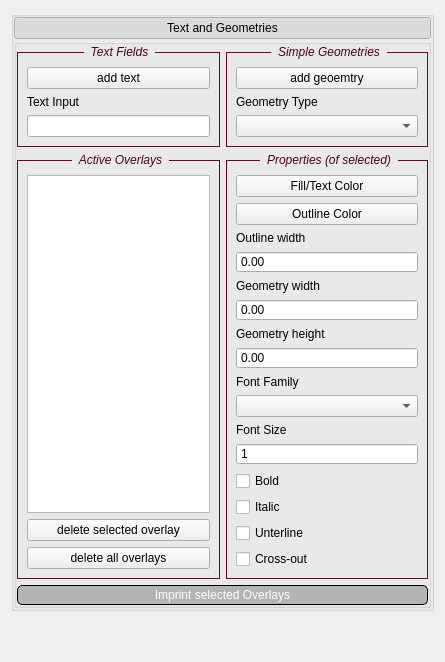
          <widget class="QWidget" name="text_geometries_scrollContents">
             <layout class="QVBoxLayout" name="verticalLayout_19">
              <item>
               <widget class="QGroupBox" name="tg_frame">
                <property name="styleSheet">
                 <string notr="true"/>
                </property>
                <property name="title">
                 <string/>
                </property>
                <property name="styleClass" stdset="0">
                 <string>outsideFrame</string>
                </property>
                <layout class="QVBoxLayout" name="verticalLayout_18">
                 <property name="spacing">
                  <number>0</number>
                 </property>
                 <property name="leftMargin">
                  <number>0</number>
                 </property>
                 <property name="topMargin">
                  <number>0</number>
                 </property>
                 <property name="rightMargin">
                  <number>0</number>
                 </property>
                 <property name="bottomMargin">
                  <number>0</number>
                 </property>
                 <item>
                  <widget class="QPushButton" name="pushButton_10">
                   <property name="styleSheet">
                    <string notr="true"/>
                   </property>
                   <property name="text">
                    <string>Text and Geometries</string>
                   </property>
                   <property name="checkable">
                    <bool>true</bool>
                   </property>
                   <property name="checked">
                    <bool>true</bool>
                   </property>
                   <property name="styleClass" stdset="0">
                    <string>MenuButton</string>
                   </property>
                  </widget>
                 </item>
                 <item>
                  <widget class="QGroupBox" name="inside_tg_frame">
                   <property name="styleSheet">
                    <string notr="true"/>
                   </property>
                   <property name="title">
                    <string/>
                   </property>
                   <property name="styleClass" stdset="0">
                    <string>insideFrame</string>
                   </property>
                   <layout class="QGridLayout" name="gridLayout_11" columnstretch="1,1">
                    <property name="leftMargin">
                     <number>0</number>
                    </property>
                    <property name="topMargin">
                     <number>0</number>
                    </property>
                    <property name="rightMargin">
                     <number>0</number>
                    </property>
                    <property name="bottomMargin">
                     <number>0</number>
                    </property>
                    <item row="0" column="0">
                     <widget class="QGroupBox" name="groupBox_9">
                      <property name="styleSheet">
                       <string notr="true">QGroupBox{
      color:  rgb(80, 0, 19);  /* Text color */
      font-weight: normal;  /* Bold text */
      font-style: italic;
      border: 1px solid rgb(122, 0, 28);
      margin-top: 7px;
      padding-top:5px
      }
      QGroupBox::title {
          /* Tells Qt to position the title in the margin area we created above */
          subcontrol-origin: margin;
      	subcontrol-position: top center; 
      	padding: 0px 5px;
      }</string>
                      </property>
                      <property name="title">
                       <string>Text Fields</string>
                      </property>
                      <layout class="QVBoxLayout" name="verticalLayout_5">
                       <item>
                        <widget class="QPushButton" name="add_text_button">
                         <property name="text">
                          <string>add text</string>
                         </property>
                        </widget>
                       </item>
                       <item>
                        <widget class="QLabel" name="label_31">
                         <property name="text">
                          <string>Text Input</string>
                         </property>
                        </widget>
                       </item>
                       <item>
                        <widget class="QLineEdit" name="text_input_lineedit"/>
                       </item>
                      </layout>
                     </widget>
                    </item>
                    <item row="0" column="1">
                     <widget class="QGroupBox" name="groupBox_10">
                      <property name="styleSheet">
                       <string notr="true">QGroupBox{
      color:  rgb(80, 0, 19);  /* Text color */
      font-weight: normal;  /* Bold text */
      font-style: italic;
      border: 1px solid rgb(122, 0, 28);
      margin-top: 7px;
      padding-top:5px
      }
      QGroupBox::title {
          /* Tells Qt to position the title in the margin area we created above */
          subcontrol-origin: margin;
      	subcontrol-position: top center; 
      	padding: 0px 5px;
      }</string>
                      </property>
                      <property name="title">
                       <string>Simple Geometries</string>
                      </property>
                      <layout class="QVBoxLayout" name="verticalLayout_6">
                       <item>
                        <widget class="QPushButton" name="add_geometry_button">
                         <property name="text">
                          <string>add geoemtry</string>
                         </property>
                        </widget>
                       </item>
                       <item>
                        <widget class="QLabel" name="label_24">
                         <property name="sizePolicy">
                          <sizepolicy hsizetype="Minimum" vsizetype="Minimum">
                           <horstretch>0</horstretch>
                           <verstretch>0</verstretch>
                          </sizepolicy>
                         </property>
                         <property name="text">
                          <string>Geometry Type</string>
                         </property>
                        </widget>
                       </item>
                       <item>
                        <widget class="QComboBox" name="geometry_type_combobox"/>
                       </item>
                      </layout>
                     </widget>
                    </item>
                    <item row="1" column="0">
                     <widget class="QGroupBox" name="groupBox_12">
                      <property name="styleSheet">
                       <string notr="true">QGroupBox{
      color:  rgb(80, 0, 19);  /* Text color */
      font-weight: normal;  /* Bold text */
      font-style: italic;
      border: 1px solid rgb(122, 0, 28);
      margin-top: 7px;
      padding-top:5px
      }
      QGroupBox::title {
          /* Tells Qt to position the title in the margin area we created above */
          subcontrol-origin: margin;
      	subcontrol-position: top center; 
      	padding: 0px 5px;
      }</string>
                      </property>
                      <property name="title">
                       <string>Active Overlays</string>
                      </property>
                      <layout class="QVBoxLayout" name="verticalLayout_7">
                       <item>
                        <widget class="QListWidget" name="tg_overlay_list_widget"/>
                       </item>
                       <item>
                        <widget class="QPushButton" name="delete_tg_overlay_button">
                         <property name="text">
                          <string>delete selected overlay</string>
                         </property>
                        </widget>
                       </item>
                       <item>
                        <widget class="QPushButton" name="delete_all_tg_overlays_button">
                         <property name="text">
                          <string>delete all overlays</string>
                         </property>
                        </widget>
                       </item>
                      </layout>
                     </widget>
                    </item>
                    <item row="1" column="1">
                     <widget class="QGroupBox" name="groupBox_11">
                      <property name="styleSheet">
                       <string notr="true">QGroupBox{
      color:  rgb(80, 0, 19);  /* Text color */
      font-weight: normal;  /* Bold text */
      font-style: italic;
      border: 1px solid rgb(122, 0, 28);
      margin-top: 7px;
      padding-top:5px
      }
      QGroupBox::title {
          /* Tells Qt to position the title in the margin area we created above */
          subcontrol-origin: margin;
      	subcontrol-position: top center; 
      	padding: 0px 5px;
      }</string>
                      </property>
                      <property name="title">
                       <string>Properties (of selected)</string>
                      </property>
                      <layout class="QGridLayout" name="gridLayout_28">
                       <item row="10" column="0">
                        <widget class="QComboBox" name="font_family_combobox"/>
                       </item>
                       <item row="15" column="0">
                        <widget class="QCheckBox" name="text_underline_checkbox">
                         <property name="text">
                          <string>Unterline</string>
                         </property>
                         <property name="checked">
                          <bool>false</bool>
                         </property>
                        </widget>
                       </item>
                       <item row="16" column="0">
                        <widget class="QCheckBox" name="text_strike_checkbox">
                         <property name="text">
                          <string>Cross-out</string>
                         </property>
                         <property name="checked">
                          <bool>false</bool>
                         </property>
                        </widget>
                       </item>
                       <item row="11" column="0">
                        <widget class="QLabel" name="label_26">
                         <property name="text">
                          <string>Font Size</string>
                         </property>
                        </widget>
                       </item>
                       <item row="3" column="0">
                        <widget class="QDoubleSpinBox" name="outline_width_spinbox">
                         <property name="buttonSymbols">
                          <enum>QAbstractSpinBox::NoButtons</enum>
                         </property>
                         <property name="maximum">
                          <double>1000.000000000000000</double>
                         </property>
                        </widget>
                       </item>
                       <item row="2" column="0">
                        <widget class="QLabel" name="label_30">
                         <property name="text">
                          <string>Outline width</string>
                         </property>
                        </widget>
                       </item>
                       <item row="13" column="0">
                        <widget class="QCheckBox" name="text_bold_checkbox">
                         <property name="enabled">
                          <bool>true</bool>
                         </property>
                         <property name="text">
                          <string>Bold</string>
                         </property>
                         <property name="checked">
                          <bool>false</bool>
                         </property>
                        </widget>
                       </item>
                       <item row="14" column="0">
                        <widget class="QCheckBox" name="text_italic_checkbox">
                         <property name="text">
                          <string>Italic</string>
                         </property>
                        </widget>
                       </item>
                       <item row="12" column="0">
                        <widget class="QSpinBox" name="font_size_spinbox">
                         <property name="buttonSymbols">
                          <enum>QAbstractSpinBox::NoButtons</enum>
                         </property>
                         <property name="minimum">
                          <number>1</number>
                         </property>
                         <property name="maximum">
                          <number>1000</number>
                         </property>
                        </widget>
                       </item>
                       <item row="6" column="0">
                        <widget class="QDoubleSpinBox" name="width_mm_spinbox">
                         <property name="buttonSymbols">
                          <enum>QAbstractSpinBox::NoButtons</enum>
                         </property>
                         <property name="maximum">
                          <double>1000.000000000000000</double>
                         </property>
                        </widget>
                       </item>
                       <item row="7" column="0">
                        <widget class="QLabel" name="label_29">
                         <property name="text">
                          <string>Geometry height</string>
                         </property>
                        </widget>
                       </item>
                       <item row="0" column="0">
                        <widget class="QPushButton" name="fill_color_button">
                         <property name="text">
                          <string>Fill/Text Color</string>
                         </property>
                        </widget>
                       </item>
                       <item row="8" column="0">
                        <widget class="QDoubleSpinBox" name="height_mm_spinbox">
                         <property name="buttonSymbols">
                          <enum>QAbstractSpinBox::NoButtons</enum>
                         </property>
                         <property name="maximum">
                          <double>1000.000000000000000</double>
                         </property>
                        </widget>
                       </item>
                       <item row="5" column="0">
                        <widget class="QLabel" name="label_28">
                         <property name="text">
                          <string>Geometry width</string>
                         </property>
                        </widget>
                       </item>
                       <item row="1" column="0">
                        <widget class="QPushButton" name="outline_color_button">
                         <property name="text">
                          <string>Outline Color</string>
                         </property>
                        </widget>
                       </item>
                       <item row="9" column="0">
                        <widget class="QLabel" name="label_25">
                         <property name="text">
                          <string>Font Family</string>
                         </property>
                        </widget>
                       </item>
                      </layout>
                     </widget>
                    </item>
                    <item row="2" column="0" colspan="2">
                     <widget class="QPushButton" name="imprint_selected_tg_overlays_button">
                      <property name="enabled">
                       <bool>false</bool>
                      </property>
                      <property name="styleSheet">
                       <string notr="true">QPushButton {
      	background-color: rgb(220,120,20);  /* Background color */
      	border: 2px solid rgb(0, 0, 0);
          color: rgb(255, 255, 255);  /* Text color */
          font-weight: bold;
          border-radius: 5px;  /* Rounded edges */
      	padding: 2px;
      }

      QPushButton:hover {
          background-color: rgb(230,115,22);  /* Background color when hovered */
      	color: rgb(245, 245, 245);
          border-color:rgb(40, 40, 40);  /* Border color when hovered */
      }

      QPushButton:pressed {
         color:  rgb(80, 0, 19);  /* Background color when pressed */
      	border-color: rgb(0, 0, 0);
      }
      QPushButton:clicked {
         background-color: rgb(80,0,19);  /* Background color when pressed */
      	border-color:  rgb(0,0, 0);
      }

      QPushButton:checked {
          background-color: rgb(255,255,255);
      	color:  rgb(80, 0, 19);
      	border: 2px solid rgb(122, 0, 28);
      	font-weight: bold;  /* Bold text */
      }

      QPushButton:disabled {
          background-color: rgb(180,180, 180);
      	border: 1px solid rgb(0, 0,0);
      	font-weight: normal;
      }</string>
                      </property>
                      <property name="text">
                       <string>Imprint selected Overlays</string>
                      </property>
                     </widget>
                    </item>
                   </layout>
                  </widget>
                 </item>
                </layout>
               </widget>
              </item>
              <item>
               <spacer name="verticalSpacer_10">
                <property name="orientation">
                 <enum>Qt::Vertical</enum>
                </property>
                <property name="sizeHint" stdset="0">
                 <size>
                  <width>20</width>
                  <height>40</height>
                 </size>
                </property>
               </spacer>
              </item>
             </layout>
          </widget>
